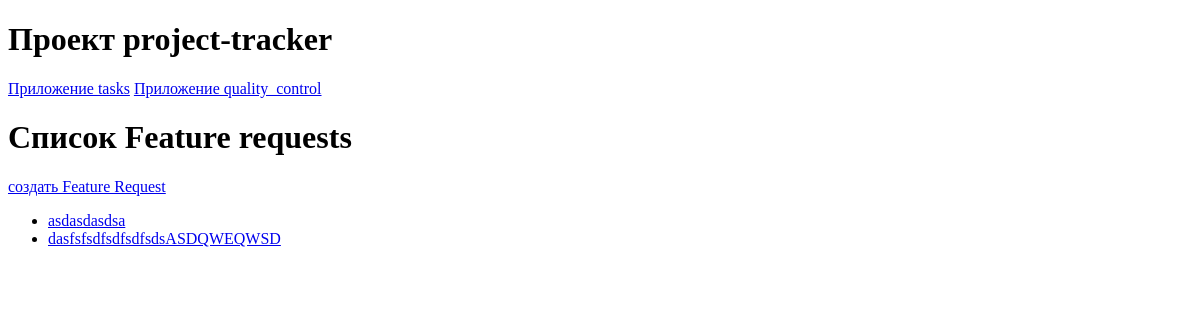
The app's page /quality-control/feature-requests/, older data.
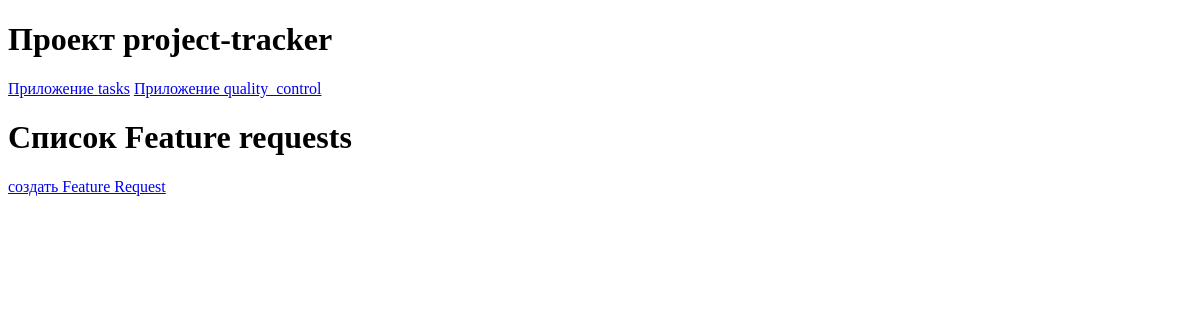
The same page, newer data.
### quality_control/models.py (models this page shows)
class FeatureRequest(models.Model):
    STATUS_CHOICES = [
        ("Consideration", "На рассмотрении"),
        ("Accepted", "Принято"),
        ("Rejected", "Отклонено"),
    ]
    title = models.CharField(max_length=200)
    description = models.TextField()
    project = models.ForeignKey(
        Project, related_name="future_requests", on_delete=models.CASCADE
    )
    task = models.ForeignKey(
        Task, related_name="future_requests", on_delete=models.SET_NULL, null=True
    )
    status = models.CharField(choices=STATUS_CHOICES, max_length=40)
    priority = models.IntegerField(
        validators=[MinValueValidator(1), MaxValueValidator(5)]
    )
    created_at = models.DateTimeField(auto_now_add=True)
    updated_at = models.DateTimeField(auto_now=True)

### quality_control/views.py (the view)
class FeatureRequestListView(ListView):
    model = FeatureRequest
    template_name = "quality_control/feature_request_list.html"
    context_object_name = "features"

### quality_control/templates/quality_control/feature_request_list.html
{% extends 'base/base.html' %}
{% block content %}
<h1>Список Feature requests</h1>
<a href="{% url 'quality_control:feature_create' %}">создать Feature Request</a>
<ul>
  {% for feature in features %}
  <li>
    <a href="{% url 'quality_control:feature_detail' feature.id %}"
      >{{ feature.title }}</a
    >
  </li>
  {% endfor %}
</ul>
{% endblock %}

Row changes from the older to the newer data that the page shows:
removed FeatureRequest: title "asdasdasdsa"
removed FeatureRequest: title "dasfsfsdfsdfsdfsdsASDQWEQWSD"
